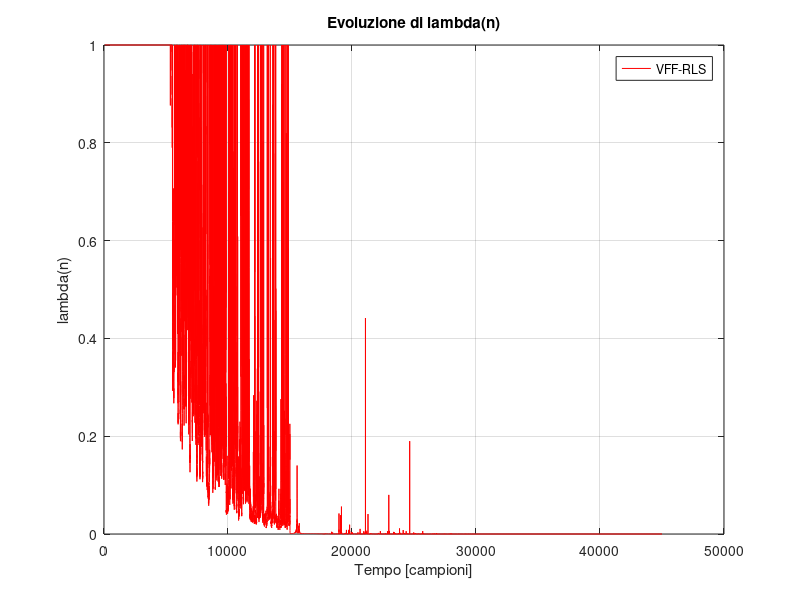
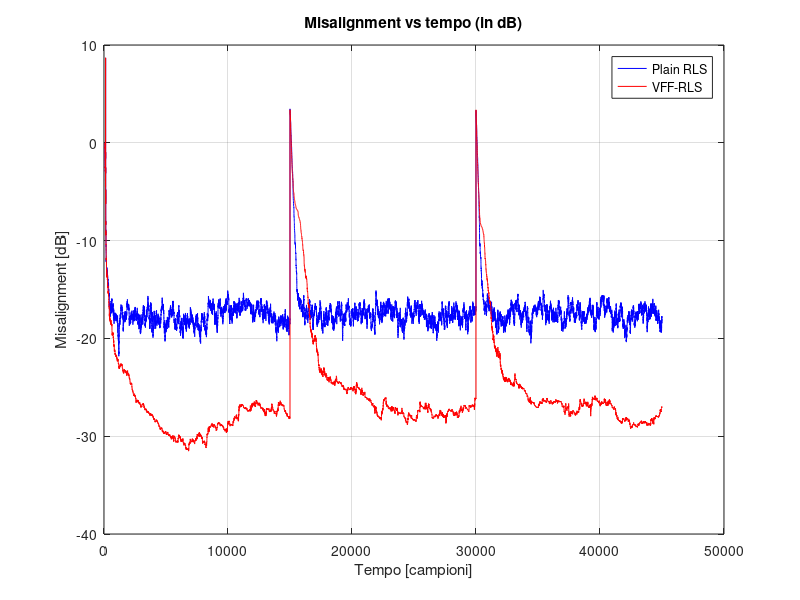

Write MATLAB code to recreate these figures, in order.
clearvars 
close all

rng('default');

% Simulation parameters
N = 45000;                             % Number of iterations
L = 64;                                % Filter length
SNR = 20;                              % dB, snr = sigma_d^2/sigma_v^2;


% Generate input signal (gaussian white noise)
sigma_u = 1;
u = sigma_u*randn(N,1);

U = zeros(N, L);
for i = L:N
    U(i,:) = u(i:-1:i-L+1)';
end

% Generate m1(k) system (first impulse response from ITU-T G168 Reccomendation) 
h_true = [...
    -436,  -829, -2797, -4208, -17968, -11215, ...
    46150, 34480, -10427,  9049, -1309, -6320, ...
    390, -8191, -1751, -6051, -3796, -4055, ...
    -3948, -2557, -3372, -1808, -2259, -1300, ...
    -1098,  -618,  -340,   -61,   323,   419, ...
    745,   716,   946,   880,  1014,   976, ...
    1033,  1091,  1053,  1042,   794,   831, ...
    899,   716,   390,   313,   304,   304, ...
    73,  -119,  -109,  -176,  -359,  -407, ...
    -512,  -580,  -704,  -618,  -685,  -791, ...
    -772,  -820,  -839,  -724,  ...
];

H = zeros(N,L);
for n = 1:N
    if n < 15000
        h_shift = h_true;
    elseif n < 30000
        h_shift = [zeros(1,4), h_true];
    else
        h_shift = [zeros(1,8), h_true];
    end
    H(n,:) = h_shift(1:L);  % salva h_shift a tempo n
end


d_noiseless = zeros(N,1);
for n = L:N
    d_noiseless(n) = U(n,:) * H(n,:)';
end

% Generate noise signal
SNR_linear = 10^(SNR / 20);            % SNR linearization
var_d = var(d_noiseless);              % power of the desired noiseless signal
sigma_v = sqrt(var_d / SNR_linear);    % power of the system noise

v = sigma_v*randn(N,1);                % noise signal 
d = d_noiseless + v;                   % desired signal

% Plain RLS (form 3) 
P = 10^6*eye(L);
theta_rls = zeros(N,L)';
lambda = 1-1/(3*L);
for i = L:N
    phi_i = U(i,:)';
    b = lambda + phi_i' * P * phi_i;
    K = (P * phi_i) / b;
    e = d(i) - phi_i' * theta_rls(:,i-1);
    theta_rls(:,i) = theta_rls(:,i-1) + K * e;
    P = (1/lambda)*(P - K * phi_i' * P);
end

theta_rls = theta_rls';


% GVFF
%___________________



% Variable Forgetting Factor RLS 

P = 10^6*eye(L);
theta_vff = zeros(N,L)';
lambda_max = 0.999999;                 % Maximum forgetting factor
gamma = 1.5;                           % lamba(n) = lambda_max when sigma_e(n) <= gamma*sigma_v(n)
xi = 10^-8;                            % Small constant to avoid division per zero in forgetting factor updates

K_alpha = 2;
K_beta = 5*K_alpha;
alpha = 1 - 1/(K_alpha*L);
beta = 1 - 1/(K_beta*L);

% Initialization of standard deviations
q = U(2,:) * P *U(2,:)';               
sigma_q = sqrt(var(q));                % prediction error associated with the input u(n)
sigma_e = sqrt(mean(d_noiseless.^2));  % power of the a priori error signal

lambda_n = ones(N, 1) * lambda_max;    % Variable Forgetting Factor initialization

for i = L:N
    phi_i = U(i,:)';
    e = d(i) - phi_i' * theta_vff(:,i-1);
    q_n = phi_i' * P * phi_i;
    K = (P * phi_i) / (lambda_n(i-1) + q_n);
    theta_vff(:,i) = theta_vff(:,i-1) + K * e;
    P = (1/lambda_n(i)) * (P - K * phi_i' * P);

    % Update forgetting factor
    sigma2_e = alpha*sigma_e^2 + (1-alpha)*e^2;
    sigma_e = sqrt(sigma2_e);
    sigma2_q = alpha*sigma_q^2 + (1-alpha)*q_n^2;
    sigma_q = sqrt(sigma2_q);
    
    sigma2_v = beta*sigma_v^2 + (1-beta)*e^2;
    sigma_v = sqrt(sigma2_v);

    lambda_n(i) = min((sigma_q*sigma_v)/(xi + abs(sigma_e - sigma_v)), lambda_max);
end

theta_vff = theta_vff';

% Evoluzione di lamnda nel tempo
figure
plot(L:N, lambda_n(L:N), 'r', 'DisplayName', 'VFF-RLS')
xlabel('Tempo [campioni]');
ylabel('lambda(n)');
legend;
title('Evoluzione di lambda(n)');
grid on;

% Prealloca vettori per misalignment
misalignment_rls = zeros(N,1);
misalignment_vff = zeros(N,1);

for n = L:N
    % Aggiorna il vero h(n) in base alla shift logic
    if n < 15000
        h_shift = h_true;  % no shift
    elseif n < 30000
        h_shift = [zeros(1,4), h_true];  % shift di 4
    else
        h_shift = [zeros(1,8), h_true];  % shift di 8
    end
    h_shift = h_shift(1:L);  % prendi solo i primi L coefficienti

    % Calcola misalignment RLS
    err_rls = norm(theta_rls(n,:) - h_shift)^2;
    misalignment_rls(n) = 10 * log10(err_rls / norm(h_shift)^2);

    % Calcola misalignment VFF-RLS
    err_vff = norm(theta_vff(n,:) - h_shift)^2;
    misalignment_vff(n) = 10 * log10(err_vff / norm(h_shift)^2);
end

% Plotta
figure;
plot(L:N, misalignment_rls(L:N), 'b', 'DisplayName', 'Plain RLS');
hold on;
plot(L:N, misalignment_vff(L:N), 'r', 'DisplayName', 'VFF-RLS');
xlabel('Tempo [campioni]');
ylabel('Misalignment [dB]');
legend;
title('Misalignment vs tempo (in dB)');
grid on;